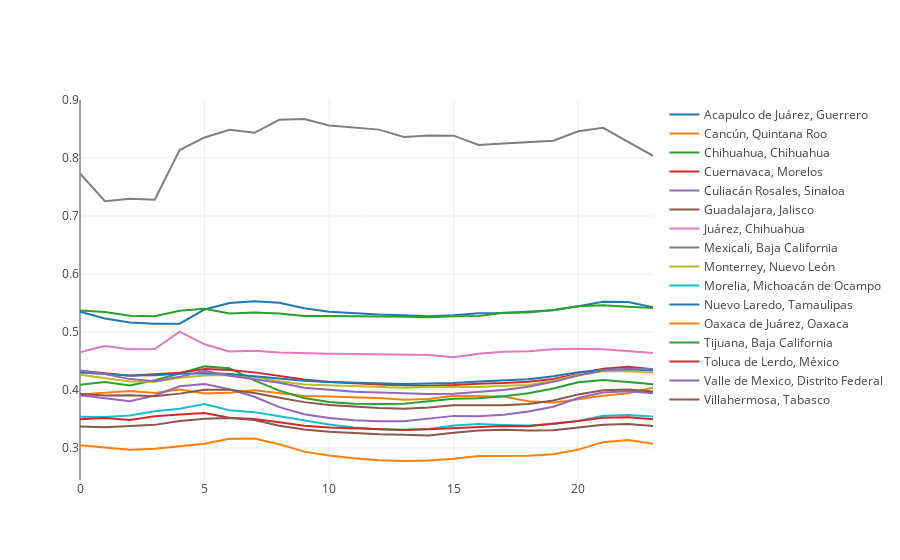

Notebook cell for this chart:
### Markdown cell above
# dilation coefficient is similar

### Code cell
tmp = dv_r_urban[1000].drop('dilatation coefficient', axis=1)
offline.iplot({
    'data':[{'x': list(range(24)), 'y': tmp.loc[r].tolist(), 'name': r} for r in tmp.index]
})
